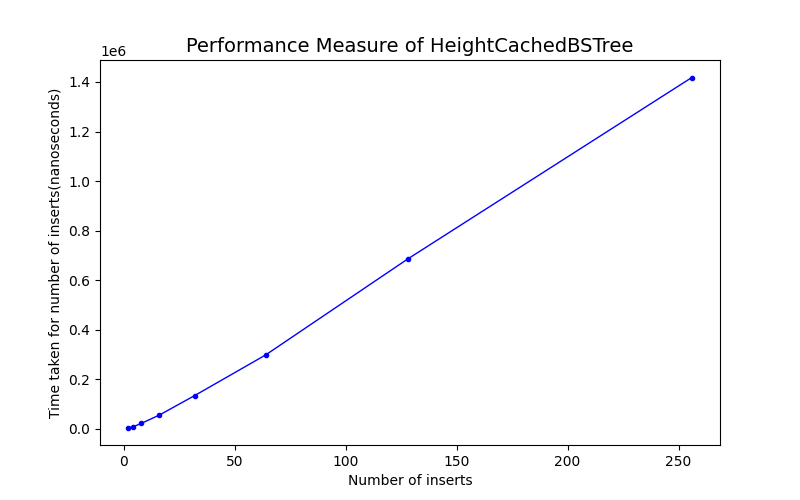

The Python source for this figure:
#! /usr/bin/env python
import random
from time import process_time_ns
# How to represent a binary tree?

# datatype def'n:
#  A BSTree is either:
#    - (False, False,  False,  0)                            (interpretation: empty tree)
#    - ( [number], [BSTree], [BSTree], heightOfTree )    (interpretation: number at root, and left-, right- subtrees)
#                                           we'll call this non-empty tree a "Branch".
mt = (False, False,  False,  0)     # convenient variable/name for the empty-tree
myData = (57, 
          (18,
           (2,mt,mt,1),
            (35, 
            (20,mt,mt,1), 
            (40,mt,mt,1),2),3),
          (78,mt,mt,1),4)

#myData[0] -- value at root
#myData[1] -- left  child
#myData[2] -- right child
#myData[3] -- height of tree



 # constructor, predicate:
def isEmpty( aBSTree): return aBSTree==mt

# wrappers, so we can act like these tuples have named-fields
def val(  aBSTree): return aBSTree[0]
def left( aBSTree): return aBSTree[1]
def right(aBSTree): return aBSTree[2]
# def heig(aBSTree): return 0 if isEmpty(aBSTree) else aBSTree[3]

# def height( t ):
#   """ height : BSTree -> natnum
#   Return the length of longest path from root to some (Empty) leaf
#   """
#   return 0 if isEmpty(t) else \
#          1 + max( height(left(t)), height(right(t)))

# assert height(mt) == 0
# assert height((50,mt,mt)) == 1
# # assert height(t1) == 3



def newBranch( val,l, r ): return (val,l,r,1 + max(l[3],r[3]))


t1 = newBranch(29,       
               newBranch(2,mt,mt),
               newBranch(35,     
                         newBranch(30,mt,mt),
                         newBranch(44,mt,mt)))  
# print(t1)            

assert val(t1) == 29
assert left(t1) == (2,mt,mt,1)
assert val(left(right(t1))) == 30 



# Template, for *any* function processing a BSTree:
#
# anyTreeFunc : BSTree -> ???
#
# def anyTreeFunc( t ):
#   return answer_for_base_case  if isEmpty(t) else \
#          somehowCombine( val(t), anyTreeFunc(left(t)), anyTreeFunc(right(t)) )


def size( t ):
  """size : BSTree -> natnum
  Return the # of Branches in `t` (that is, non-Empty subtrees it contains)
  """
  return 0 if isEmpty(t) else \
         1 + size(left(t)) + size(right(t))

assert size(mt) == 0
assert size((50,mt,mt)) == 1
assert size(t1) == 5



def contains_v1( t, target ):
  """contains_v1 : BSTree, number -> boolean
  Does `target` contain `t`?  
  v1 is for *any* binary tree; it does *not* use the binary-search-tree property (and it searches the entire tree).
  """
  return False if isEmpty(t) \
    else target==val(t)  \
         or contains_v1(left(t),target)  \
         or contains_v1(right(t),target)

assert contains_v1(mt, 50)         == False
assert contains_v1((50,mt,mt), 50) == True
assert contains_v1((50,mt,mt), 37) == False
assert contains_v1(t1,29) == True
assert contains_v1(t1, 2) == True
assert contains_v1(t1,35) == True
assert contains_v1(t1,30) == True
assert contains_v1(t1,44) == True
assert contains_v1(t1,31) == False


# What is the Running-time of each of the above
# functions, `size`  `height`   `contains_v1` ?



#######################

# The Binary **Search** Tree ("BST") Property:
#   - holds for `mt`
#   - For a non-empty tree t, holds if
#     val(left(t))  <=  val(t)  <= val(right(t))    (assuming those exist)
#     and left(t),right(t) also have the BST Property.



# contains : BSTree, number -> boolean
#
def contains( t, target ):
  """contains : BSTree, number -> boolean
  Does `target` contain `t`?  
  (Runs in time O(height(t));  `t` must be a Binary Search Tree.)
  """
  return False if isEmpty(t) else \
         val(t)==target \
         or (val(t) < target and contains(right(t), target))  \
         or (val(t) > target and contains(left(t),  target))

assert contains(mt, 50)         == False
assert contains((50,mt,mt), 50) == True
assert contains((50,mt,mt), 37) == False
assert contains(t1,29) == True
assert contains(t1, 2) == True
assert contains(t1,35) == True
assert contains(t1,30) == True
assert contains(t1,44) == True
assert contains(t1,31) == False


#
def smallest(t):
    """ smallest : BSTree -> num-or-None
    Return the smallest item in `t` (or None, if `t` is empty).
    """
    return None if isEmpty(t) else \
           smallest(left(t)) or val(t)  # abuse how `None or 3` evals to `3`
    

# Or, here's a different, sneaky technique:
# Walk down the right-hand-branch, keeping track of the previously-seen item.

def biggest(t):
    """ biggest : BSTree -> num-or-None
    Return the biggest item in `t` (or None, if `t` is empty).
    """
    return biggestOr(t,None)

def biggestOr(t,biggestSeenSoFar):
    """ biggest : BSTree, num -> num-or-None
    Return the biggest item in `t` (or `bigestSeenSoFar`, if `t` is empty).
    """
    return biggestSeenSoFar if isEmpty(t) else \
           biggestOr(right(t),val(t))


assert biggest( (7,mt,mt) ) == 7
#print( biggest( t1 ) )
assert biggest( t1 ) == 44
assert smallest( (7,mt,mt) ) == 7
assert smallest( t1 ) == 2



def insert_v1( t, n ):
  """insert : BSTree, num -> BSTree
  Return a new BSTree like `t` except with `n` inserted (at a leaf).
  The result may not be balanced.
  """
  if isEmpty(t):
    return newBranch(n,mt,mt)
  else:
    if val(t) < n:
      return newBranch(val(t),left(t),insert_v1(right(t),n))
    else:
        return newBranch(val(t),insert_v1(left(t),n),right(t))
      


assert insert_v1( mt, 77 ) == (77,mt,mt,1)
assert insert_v1( (50,mt,mt,1), 77 ) == (50,mt,(77,mt,mt,1),2)
assert insert_v1( (50,mt,mt,1), 22 ) == (50,
                                       (22,mt,mt,1),
                                       mt,2)
assert insert_v1(t1,32) == (29,       
                             (2,mt,mt,1),
                             (35,     
                              (30,
                                mt,
                                (32,mt,mt,1),2),
                              (44,mt,mt,1),3),4)   


assert t1 == (29,       
              (2,mt,mt,1),
              (35,     
               (30,mt,mt,1),
               (44,mt,mt,1),2),3)   


# Btw: we can use `and`,`or` if we *really* wanted to keep using
# the 'if-else' expression rather than the 'if-else' statement:
#
#def insert( t, n ):
#  return newBranch(n,mt,mt) if isEmpty(t) else \
#         ((val(t) < n) and newBranch(val(t),left(t),insert(right(t),n))) \
#         or newBranch(val(t),insert(left(t),n),right(t)) 




# To delete from a BSTRee:
#   - deleting a leaf easy -- just return empty tree
#   - deleting the root: "replace" it with the smallest(right)),
#      OR biggest(left(t))

#    pre-condition: t != mt
#
def delete_v1( t, n ):
  """delete : BSTree, num -> BSTree
  Return a BSTree like `t` except with `n` deleted.
  Throws an exception if `n` doesn't occur.
  """
  if isEmpty(t):
    raise f"{n} not contained in the initial tree"
  else:
    if n < val(t):
      return newBranch(val(t), delete_v1(left(t),n), right(t))
    elif n > val(t):
      return newBranch(val(t), left(t), delete_v1(right(t),n))
    else: # n==val(t) -- delete the root
      if not(isEmpty(right(t))):
         replacement = smallest(right(t))
         return newBranch(replacement, left(t), delete_v1(right(t),replacement))
      elif not(isEmpty(left(t))):
         replacement = biggest(left(t))
         return newBranch(replacement, delete_v1(left(t),replacement), right(t))
         # Alternately, since we know isEmpty(right), we could just return left(t)
      else: # deleting root, whose children are both empty:
        return mt
        

# run-time of contains, insert, and delete, in a BSTree:
#     for a tree of height h, it takes O(h) steps.
#
#  IF the tree is (relatively) balanced, then height is log(n) -- yay!
#
# BUT: how to keep tree balanced???

###############
# "AVL Trees" -- self-balancing, after inserts and deletes.
#
#
#  We call a tree t "AVL Balanced" if:
#    | height(left) - height(right) | <= 1,
#  and both left and right are themselves AVL balanced.
#
# We will show how to insert/delete into a balanced, so that they *stay* balanced.
#
# - We'll do it by using tree rotations:
#   

t23 = (60,mt,mt,1)
t4  = (99,mt,mt,1)

def rotateCCW( t ):
    """ rotateCCW : BSTree -> BSTree
    Do a counter-clockwise rotation on a BSTree,
    maintaining the binary-search-tree invariant (ordering).
    Pre-condition: t and right(t) are both non-empty BSTrees.
    """
    # see diagram https://upload.wikimedia.org/wikipedia/commons/thumb/7/76/AVL-simple-left_K.svg/388px-AVL-simple-left_K.svg.png
    X   = val(t)
    t1  = left(t)
    Z   = val(right(t))
    t23 = left(right(t))
    t4  = right(right(t))
    return newBranch(Z, newBranch(X,t1,t23),t4)

assert rotateCCW(  (50,mt,(75,mt,mt,1),2) )  == (75,(50,mt,mt,1),mt,2)
assert rotateCCW(  (50,t1,(75,t23,t4,2),4) ) == (75, (50,t1,t23,4), t4,5)

def rotateCW( t ):
    """ rotateCW : BSTree -> BSTree
    Do a clockwise rotation on a BSTree,
    maintaining the binary-search-tree invariant (ordering).
    Pre-condition: t and left(t) are both non-empty BSTrees.
    """
    # see diagram https://upload.wikimedia.org/wikipedia/commons/thumb/7/76/AVL-simple-left_K.svg/388px-AVL-simple-left_K.svg.png
    X   = val(t)
    t1  = right(t)
    Z   = val(left(t))
    t23 = right(left(t))
    t4  = left(left(t))
    return newBranch(Z,t4,newBranch(X,t23,t1))

assert rotateCW(  (50,(75,mt,mt,1),mt,2) )  == (75,mt,(50,mt,mt,1),2)
assert rotateCW(  (50,(75,t23,t4,2),t1,4) ) == (75,t23,(50,t4,t1,4),5)

# AVL observation:
# when you do an insert or delete, the 
# balance gets messed up by at most 1, so the unbalance is at most 2.
# - if the left side is shorter than the outside-right (by two),
#   then a single rotateCCW fixes.
# - if the left side is shorter than the inside-right (by two),
#   then first rotateCW the right-child, then do a rotateCCW at root.
# - other two mirror-images similarly.
#
def balance(t):
   """balance: BSTree -> BStree
   precondition:  abs(height(left(t)) - height(right(t))) <= 2
                  and there is only one *leaf* causing this excess.
   postcondition: for the returned tree `r`,
                  abs(height(left(r)) - height(right(r))) <= 1
                  and it still has binary-search-tree property.
   """
   if t==mt: return t
   elif abs(left(t)[3] - right(t)[3]) <= 1 : return t
   else:
       hl = left(t)[3]
       hr = right(t)[3]
       if (hl == hr - 2): # left side short
          if hl == right(right(t))[3] - 1: 
             # the unbalance is on outside
             return rotateCCW(t)
          else:
             # the unbalance is on inside; 2 rotations needed:
             return rotateCCW((val(t),left(t),rotateCW(right(t))) )
       else:             # right side short
          # TODO: add mirror-image of above if-else
          if (hr == hl - 2): # right side short
            if hr == left(left(t))[3] - 1: 
             # the unbalance is on outside
             return rotateCW(t)
            else:
             # the unbalance is on inside; 2 rotations needed:
             return rotateCW( (val(t),rotateCCW(left(t)),right(t)) )

t= (50,(30,mt,mt),(75,(60,(55,mt,mt),(73,mt,mt)),(80,mt,mt)))
#right of tree unbalanced on inside
assert balance((50,
                (30,mt,mt,1),
                (75,
                    (60,
                     (55,mt,mt,1),
                     (73,mt,mt,1),2),
                    (80,mt,mt,1),3),4) ) == (60, 
                                            (50, 
                                                (30, mt, mt,1), 
                                                (55, mt, mt,1),2), 
                                            (75, 
                                                (73, mt, mt,1), 
                                                (80, mt, mt,1),2),3)

#left of tree unbalanced on inside
assert balance((50,
               (30,
                    (20,mt,mt,1),
                    (40,
                        (35,mt,mt,1),
                        (45,mt,mt,1),2),3),
                (75,mt,mt,1),4) ) == (40, 
                                     (30, 
                                        (20, mt, mt,1), 
                                        (35, mt, mt,1),2),
                                     (50, 
                                        (45, mt, mt,1), 
                                        (75, mt, mt,1),2),3)


          
def insert_v2( t, n ):
  """Balanced insert : BSTree, num -> BSTree
  Return a new BSTree like `t` except with `n` inserted (at a leaf).
  The result is balanced.
  """
  if isEmpty(t):
    return newBranch(n,mt,mt)
  else:
    if val(t) < n:
      return balance(newBranch(val(t),left(t),insert_v2(right(t),n)))
    else:
      return balance(newBranch(val(t),insert_v2(left(t),n),right(t)))

assert insert_v2( mt, 77 ) == (77,mt,mt,1)

assert insert_v2( (50,
                  (40,mt,mt,1),
                  mt,2), 77 ) == (50,
                                 (40,mt,mt,1),
                                 (77,mt,mt,1),2)
assert insert_v2( (50,mt,mt,1), 22 ) == (50,
                                       (22,mt,mt,1),
                                       mt,2)
assert insert_v2( (50,(20,mt,mt,1),mt,2), 22 ) == (22,
                                       (20,mt,mt,1),
                                       (50,mt,mt,1),2)                                     

def delete_v2( t, n ):
  """Balanced delete : BSTree, num -> BSTree
  Return a BSTree like `t` except with `n` deleted.
  Throws an exception if `n` doesn't occur.
  """
  if isEmpty(t):
    raise f"{n} not contained in the initial tree"
  else:
    if n < val(t):
      return balance(newBranch(val(t), delete_v2(left(t),n), right(t)))
    elif n > val(t):
      return balance(newBranch(val(t), left(t), delete_v2(right(t),n)))
    else: # n==val(t) -- delete the root
      if not(isEmpty(right(t))):
         replacement = smallest(right(t))
         return balance((replacement, left(t), delete_v2(right(t),replacement)))
      elif not(isEmpty(left(t))):
         replacement = biggest(left(t))
         return balance(newBranch(replacement, delete_v2(left(t),replacement), right(t)))
         # Alternately, since we know isEmpty(right), we could just return left(t)
      else: # deleting root, whose children are both empty:
        return mt

assert delete_v2( (50,mt,mt,1),50 ) ==  mt
assert delete_v2( (50,(20,mt,mt,1),mt,2), 20 ) == (50,mt,mt,1)     
assert delete_v2((50,
                 (30,mt,mt,1),
                 (75,
                    (60,
                        (55,mt,mt,1),
                        (73,mt,mt,1),2),
                    (80,mt,mt, 1),3),4) , 55 ) == (60, 
                                                  (50, 
                                                    (30, mt, mt,1), 
                                                    mt,2), 
                                                  (75, 
                                                    (73, mt, mt,1), 
                                                    (80, mt, mt,1),2),3)

#   (0) measure performance: 
#   Do (say) 1,000 inserts;  then 2,000;  then 4,000;  ... and time/graph them.
#   (Are they as expected, theoretically?  If not, offer hypotheses.  [Then, test the hypotheses??])
#   hypotheses : update our 3-tuple to keep one more field: the (cached) height,
#   to avoid O(n) time for each call to `height`.

import math  
# num_inserts=[1000,2000,4000,8000]
num_inserts=[2,4,8,16,32,64,128,256]  
def measure_BStreePerformance(num_inserts):
    BStree = mt
    insert_time =[]
    for j in num_inserts:
        random_list = []
        # generating random numbers using random.randint
        for i in range(j):
            random_list.append(random.randint(0,1000))
        print("Length of random list",len(random_list))
        t1_start = process_time_ns()
        for k in random_list:
            BStree = insert_v2( BStree,k)
        t1_stop = process_time_ns()
        # print(BStree)
        BStree = mt
        # print(' Time taken for',i,' inserts :',t1_stop-t1_start,'\n')
        insert_time.append(t1_stop-t1_start)
    return insert_time

insertTimeList = measure_BStreePerformance(num_inserts)
print(insertTimeList)

   
# Testing outputs 

# InitialBSTree [2,4,8,16,32,64,128,256] inserts output [6000, 12000, 36000, 2038000, 464000, 4995000, 18890000, 60780000]
# HeightCachedBSTree [2,4,8,16,32,64,128,256] inserts output [4000, 7000, 21000, 51000, 119000, 286000, 742000, 1423000]
# HeightCachedMutableBSTree [2,4,8,16,32,64,128,256] inserts output [5000, 8000, 22000, 50000, 119000, 327000, 702000, 1395000]
# RealMutableBSTree [2,4,8,16,32,64,128,256] inserts output [6000, 8000, 42000, 139000, 453000, 5458000, 22518000, 72625000]
# AVL [2,4,8,16,32,64,128,256] inserts output [4000, 5000, 17000, 40000, 94000, 251000, 597000, 1216000]
# HeightCachedBSTree [1000,2000,4000,8000] inserts output [426849000, 1434844000, 5617686000, 22155123000]
# InitialBSTree [1000,2000,4000,8000] inserts output [7184000, 15457000, 34791000, 73837000]

import matplotlib
from matplotlib import pylab as plt
from matplotlib import gridspec as gridspec


matplotlib.rcParams['figure.figsize'] = (8,5)
gs = gridspec.GridSpec(2, 2)
# plt.grid(zorder=0)
plt.plot(num_inserts,insertTimeList,color='blue', marker = ".", linewidth=1, scalex=True,scaley=True, zorder=3)
plt.xlabel('Number of inserts', fontsize=10)
plt.ylabel('Time taken for number of inserts(nanoseconds)', fontsize=10)
plt.title('Performance Measure of HeightCachedBSTree', loc='Center', fontsize=14)
plt.show()
